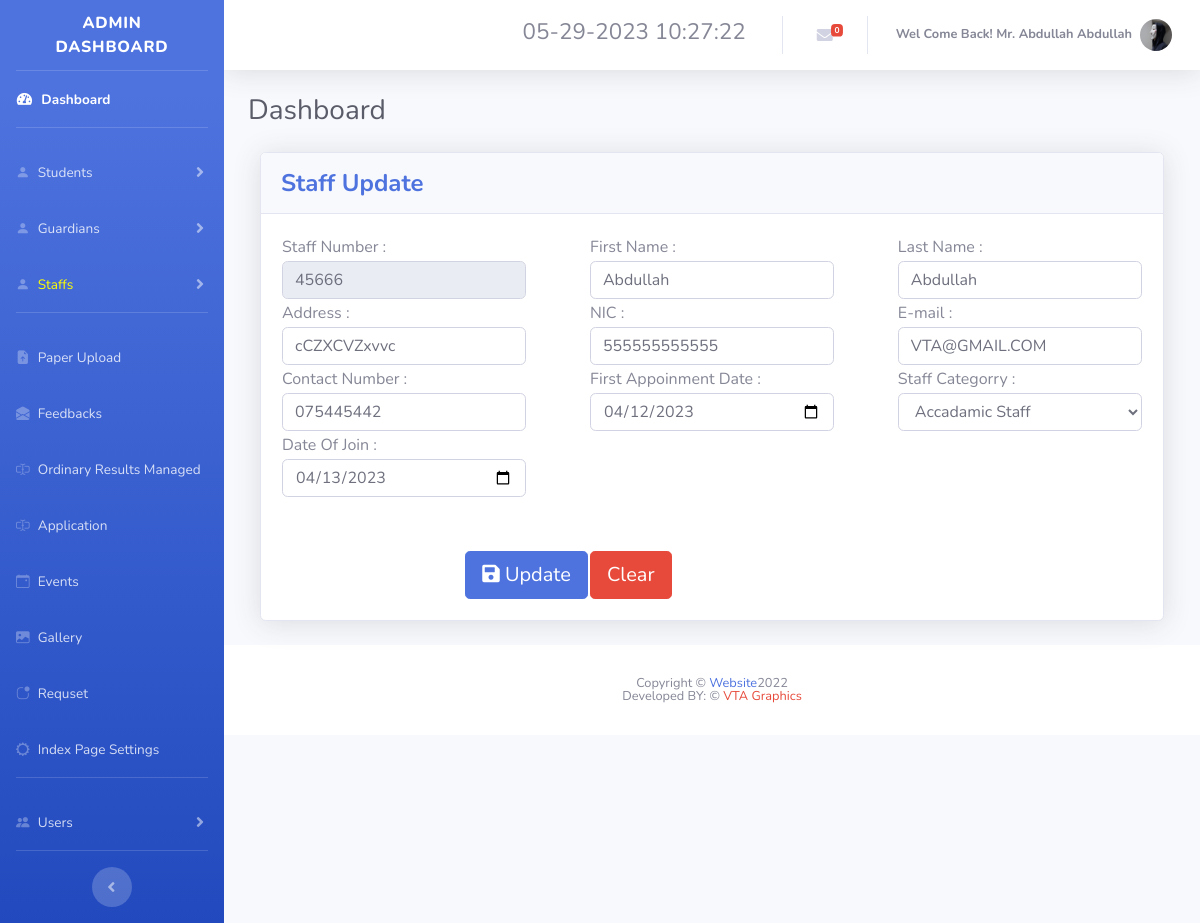
The page /hilurians2/staff_edit.php?uid=36 (signed in) on the database its author committed.
### tables this page shows
CREATE TABLE `user` (
  `ID` int(11) NOT NULL,
  `First_Name` varchar(20) NOT NULL,
  `Last_Name` varchar(20) NOT NULL,
  `dob` date NOT NULL,
  `Gender` varchar(6) NOT NULL,
  `email` varchar(35) NOT NULL,
  `phone` varchar(10) NOT NULL,
  `username` varchar(15) NOT NULL,
  `password` text NOT NULL,
  `usertype` varchar(30) NOT NULL,
  `created_time` datetime NOT NULL DEFAULT current_timestamp(),
  `index_or_staff` varchar(5) NOT NULL,
  `NIC` varchar(12) NOT NULL,
  `image` text NOT NULL,
  `u_status` int(1) NOT NULL
);

CREATE TABLE `staff` (
  `id` int(5) NOT NULL,
  `staff_no` int(5) NOT NULL,
  `first_nm` varchar(20) NOT NULL,
  `last_nm` varchar(20) NOT NULL,
  `address` varchar(100) NOT NULL,
  `nic` varchar(12) NOT NULL,
  `mail` varchar(35) NOT NULL,
  `contact_no` varchar(10) NOT NULL,
  `appoinment_date` date NOT NULL,
  `staff_cate` varchar(15) NOT NULL,
  `date_of_join` date NOT NULL
);

### hilurians2/staff_edit.php (the view, shortened to what the rows shown need)
<?php
    include 'connection.php';
    $id=$_GET['uid'];
    $sql1="SELECT * FROM staff WHERE id='$id'";
    $resa= mysqli_query($con,$sql1);
    $row=mysqli_fetch_assoc($resa);
        $staffnum=$row['staff_no'];
        $address=$row['address'];
        $nic=$row['nic'];
        $mail=$row['mail'];
        $contact=$row['contact_no'];
        $apndate=$row['appoinment_date'];
        $staffcat=$row['staff_cate'];
        $daoj=$row['date_of_join'];
?>
<!DOCTYPE html>
<html lang="en">
<head>
    <link href="vendor/fontawesome-free/css/all.min.css" rel="stylesheet" type="text/css">
    <link href="css/sb-admin-2.min.css" rel="stylesheet">
    <link rel="stylesheet" href="https://cdn.jsdelivr.net/npm/bootstrap-icons@1.10.2/font/bootstrap-icons.css">
    <link rel="stylesheet" href="https://cdnjs.cloudflare.com/ajax/libs/normalize/5.0.0/normalize.min.css">
    <link rel="stylesheet" href="css/stylesearch.css">
    <link href="vendor/select2/select2.min.css" rel="stylesheet" media="all">
    <link href="vendor/datepicker/daterangepicker.css" rel="stylesheet" media="all">
</head>
<body id="page-top">
    <link rel="stylesheet" href="https://use.fontawesome.com/releases/v5.1.0/css/all.css">
    <div id="wrapper">
        <div id="content-wrapper" class="d-flex flex-column">
            <div id="content">
                <nav class="navbar navbar-expand navbar-light bg-white topbar mb-4 static-top shadow">
                    <ul class="navbar-nav ml-auto">
                        <li class="nav-item dropdown no-arrow">
                            <a class="nav-link dropdown-toggle" href="#" id="userDropdown" role="button"
                                data-toggle="dropdown" aria-haspopup="true" aria-expanded="false">
                                <span class="mr-2 d-none d-lg-inline text-gray-600 small">
                                    <b>
                                    <?php
                                        $sql="SELECT * FROM user WHERE username='".$_SESSION["username"]."'";
                                        $exe=mysqli_query($con,$sql);
                                        $row=mysqli_fetch_array($exe);
                                            $fname=$row['First_Name'];
                                            $lname=$row['Last_Name'];
                                            $gender=$row['Gender'];
                                        if ($gender == "Male")
                                        {
                                            echo "Wel Come Back! Mr.  ".$fname." ".$lname;
                                        }
                                        else
                                        {
                                            echo "Wel Come Back! Ms.  ".$fname." ".$lname;
                                        }
                                    ?>
                                    </b>
                                </span>
                                <img class="img-profile rounded-circle"
                                    src="img/<?php echo $row['image']; ?>">
                            </a>
                        </li>
                    </ul>
                </nav>
                <div class="container-fluid">
                    <div class="d-sm-flex align-items-center justify-content-between mb-4">
                        <h1 class="h3 mb-0 text-gray-800">Dashboard</h1>
                    </div>
                <div class="col-sm-12" align="center">
                    <div class="card shadow mb-4">
                        <div class="card-body">
                            <form action="" method="post">
                                <div class="table-responsive">
                                    <table width="100%">
                                        <tr>
                                            <td>
                                                <input type="text" class="form-control" name="staffnu" placeholder="XXXXXX" required="require" autocomplete="off" disabled onkeypress="funNumber()" value="<?php echo $staffnum;?>">
                                            </td>
                                            <td>
                                                <input type="text" class="form-control" name="fname" placeholder="Jhon" required="require" autocomplete="off" value="<?php echo $fname;?>" >
                                            </td>
                                            <td>
                                                <input type="text" class="form-control" name="lname" placeholder="Smith" required="require" autocomplete="off" value="<?php echo $lname;?>" >
                                            </td>
                                        </tr>
                                        <tr>
                                            <td>
                                                <input type="text" class="form-control" name="address" placeholder="No 09,APC Road,Vantharmoolai,Batticaloa" required="require" autocomplete="off" value="<?php echo $address;?>" >
                                            </td>
                                            <td>
                                                <input type="text" class="form-control" name="nic" placeholder="NIC Number" required="require" autocomplete="off" value="<?php echo $nic;?>" >
                                            </td>
                                            <td>
                                                <input type="email" class="form-control" name="email" placeholder="VTA@GMAIL.COM" required="require" autocomplete="off" value="<?php echo $mail;?>">
                                            </td>
                                        </tr>
                                        <tr>
                                            <td>
                                                <input type="tel" class="form-control" name="contact" placeholder="07XXXXXXXX" required="require" autocomplete="off" onkeypress="funNumber()" value="<?php echo $contact;?>" >
                                            </td>
                                            <td>
                                                <input type="date" class="form-control" name="apdate" placeholder="First Appoinment Date" required="require" autocomplete="off" value="<?php echo $apndate;?>" >
                                            </td>
                                            <td>
                                                <select name="staffcat" id="" required="require" class="form-control" value="">
                                                    <option value="<?php echo $staffcat;?>"><?php echo $staffcat;?></option>
                                                </select>
                                            </td>
                                        </tr>
                                        <tr>
                                            <td>
                                                <input type="date" class="form-control" name="doj" placeholder="Mother Name" required="require" autocomplete="off" value="<?php echo $daoj;?>">
                                            </td>
                                        </tr>
                                    </table>
                            </form>
                        </div>
                    </div>
                </div>
                </div>
                </div>
                </div>
                            </div>
</html>

### rows shown on the page
user: First_Name "Abdullah", Last_Name "Abdullah", image (picture), fname "Abdullah", lname "Abdullah"
staff: staffnu "45666", address "cCZXCVZxvvc", nic "555555555555", email "VTA@GMAIL.COM", contact "075445442", apdate "04/12/2023", staffcat "Accadamic Staff", doj "04/13/2023"

### other values the page prints
$count "0"
